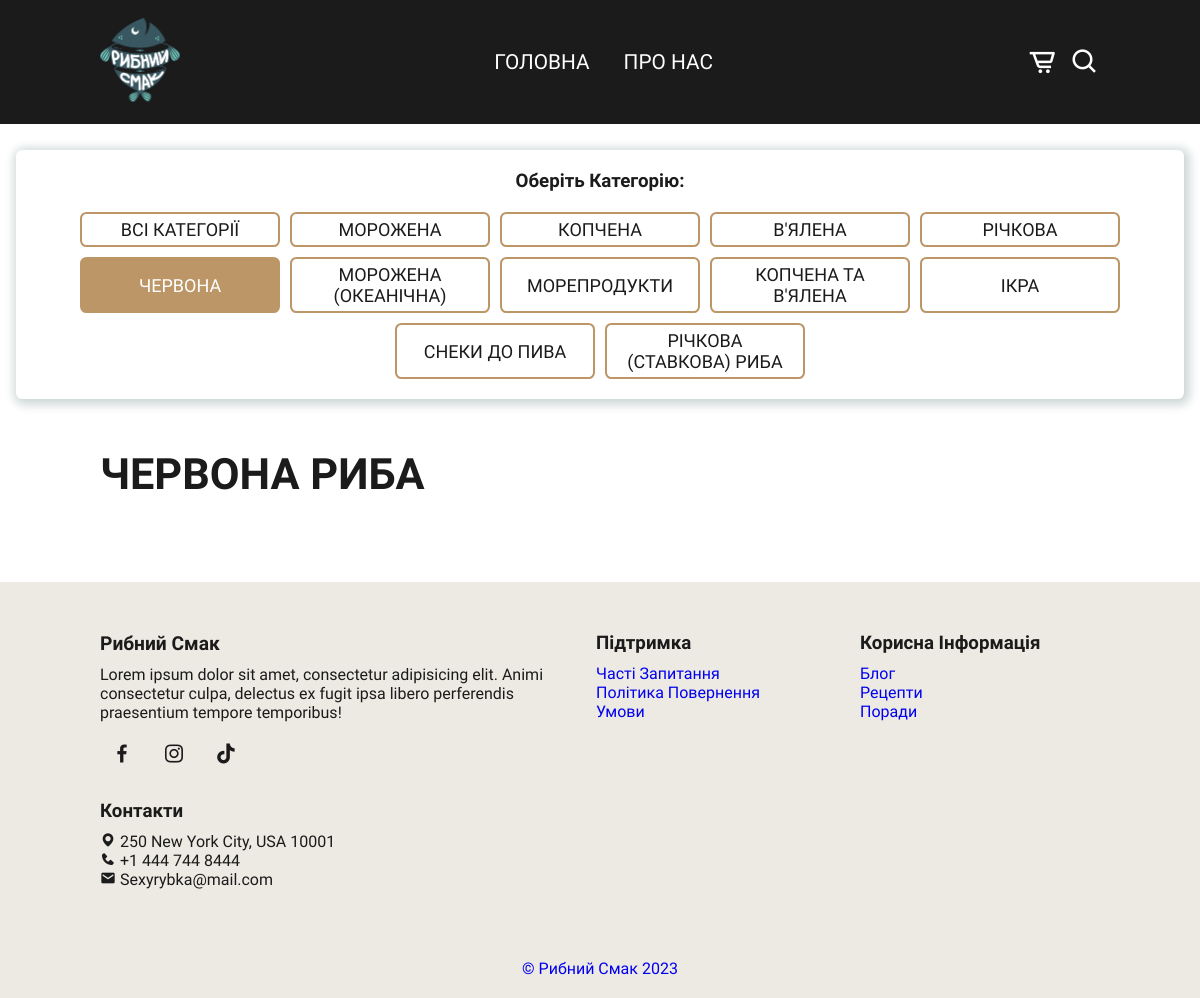
/products/chervona, run on an earlier commit of the app's database.
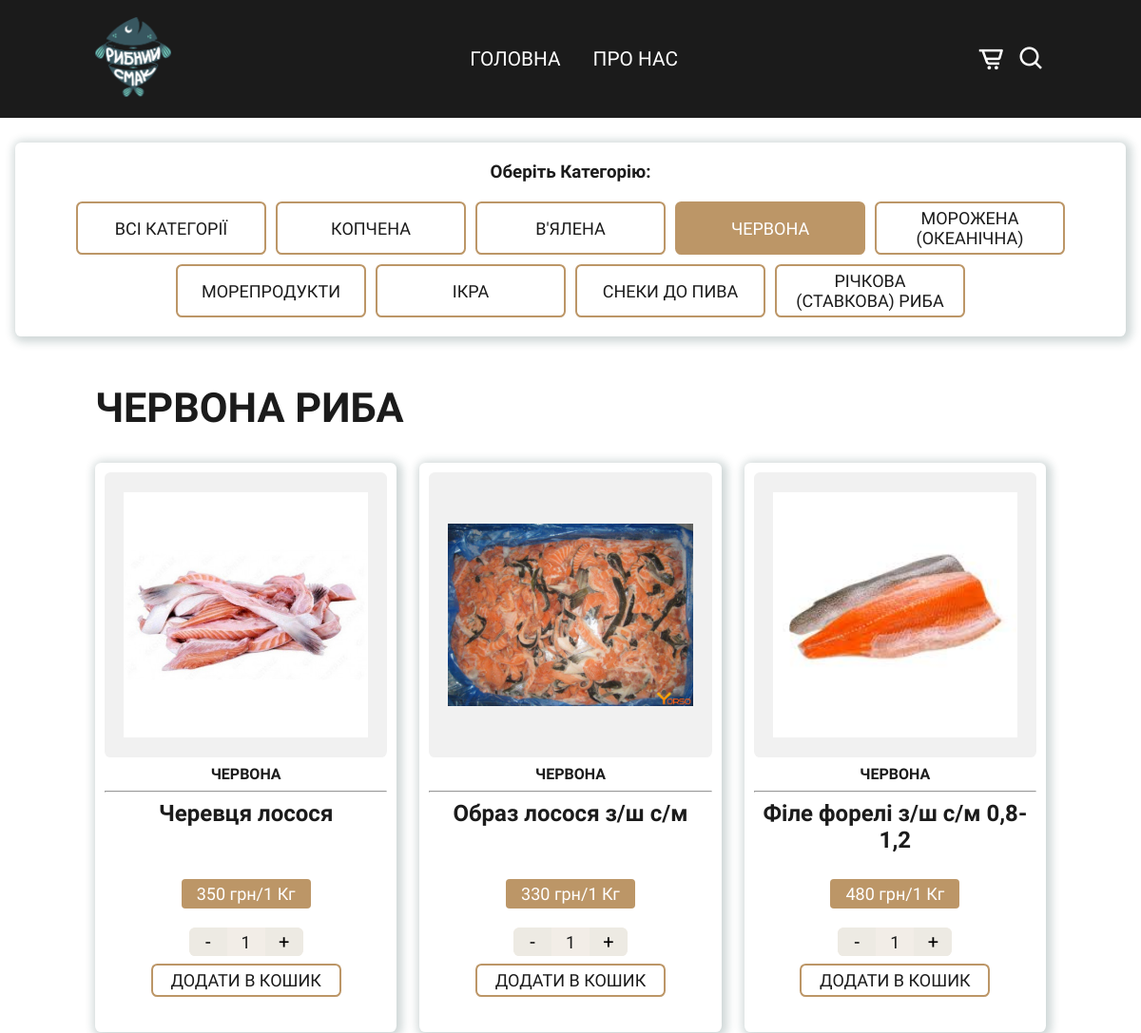
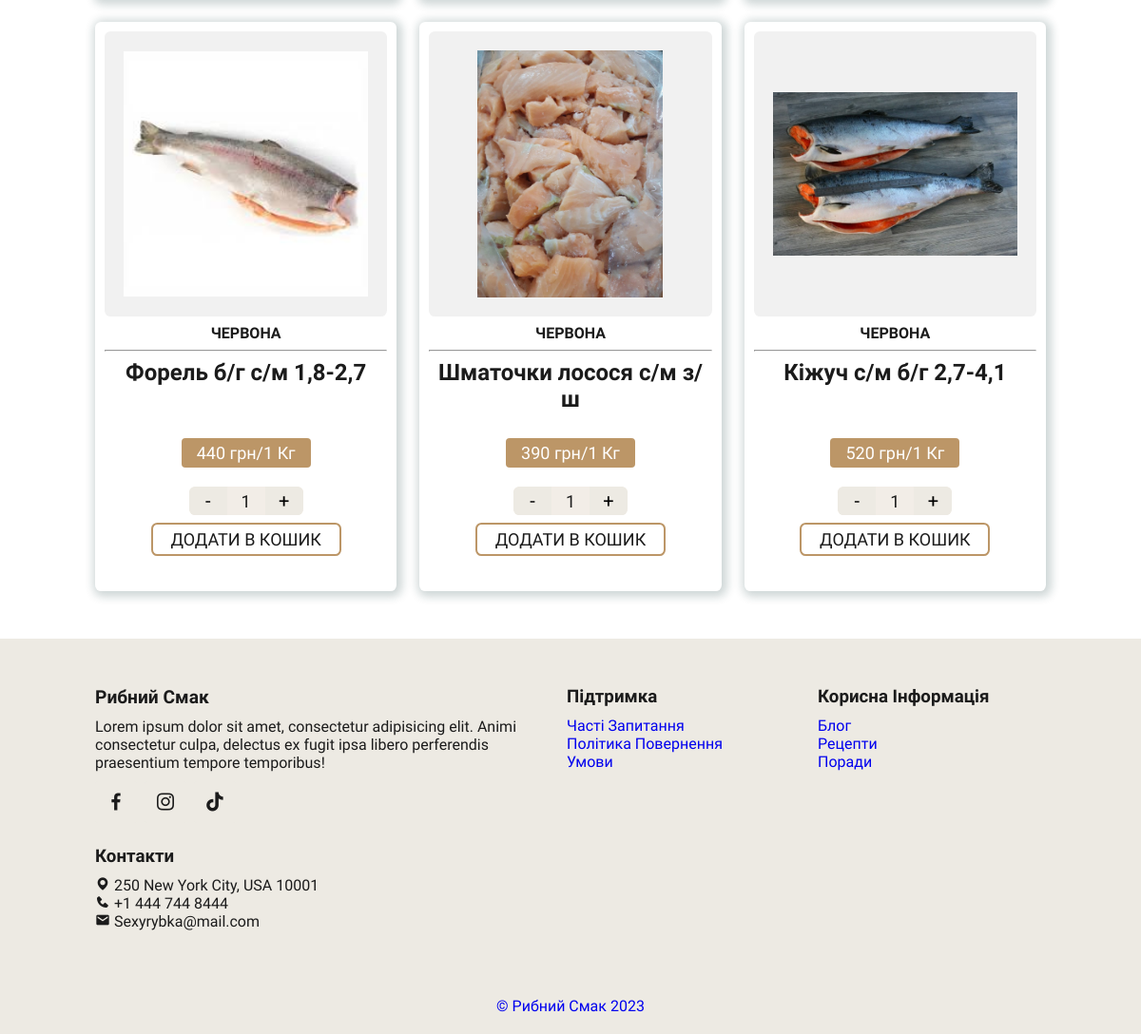
And on a later commit of the database (2 pictures, top to bottom).
### store/models.py (models this page shows, shortened)
class Category(models.Model):
    name = models.CharField(max_length=150, verbose_name='Заголовок')
    slug = models.SlugField(unique=True, verbose_name='Слаг')
    image = models.ImageField(upload_to='categories/', verbose_name='Зображення')
    is_published = models.BooleanField(default=True, verbose_name='На сайті')
    dt_update = models.DateTimeField(auto_now=True, verbose_name='Змінено')
    def __str__(self):
        return self.name
    def get_absolute_url(self):
        return reverse('store:products', kwargs={'cat_slug': self.slug})
    class Meta:
        verbose_name = 'категорію'
        verbose_name_plural = 'Категорії'
        ordering = ['dt_update', 'id']

class Product(models.Model):
    MEASURES = [
        ('1 Кг', '1 Кг'),
        ('100 грам', '100 грам'),
        ('1 Шт', '1 Шт'),
    ]
    name = models.CharField(max_length=250, verbose_name='Заголовок')
    description = models.TextField(verbose_name='Опис')
    image = models.ImageField(upload_to='products/', blank=True, verbose_name='Зображення')
    dt_create = models.DateTimeField(auto_now_add=True, verbose_name='Створено')
    dt_update = models.DateTimeField(auto_now=True, verbose_name='Змінено')
    price = models.DecimalField(max_digits=8, decimal_places=2, verbose_name='Ціна')
    measure = models.CharField(max_length=10, choices=MEASURES, verbose_name='Вимір')
    is_published = models.BooleanField(default=True, verbose_name='На сайті')
    category = models.ForeignKey(to=Category, on_delete=models.PROTECT, verbose_name='Категорія')
    class Meta:
        verbose_name = 'товар'
        verbose_name_plural = 'Товари'
        ordering = ['-dt_update', ]

### store/views.py (the view)
# urls.py: path('products/<slug:cat_slug>', views.products, name='products'),
def products(request, cat_slug):
    prod_objects = Product.objects.filter(category__is_published=True, is_published=True)
    title = 'Асортимент'
    cat_obj = None
    if cat_slug != 'all':
        prod_objects = prod_objects.filter(category__slug=cat_slug)
        try:
            cat_obj = Category.objects.get(slug=cat_slug)
        except ObjectDoesNotExist:
            raise Http404()
        title = cat_obj.name + ' Риба'
    context = {
        'products': prod_objects,
        'title': title,
        'cat_obj': cat_obj,
        'cats': Category.objects.filter(is_published=True)
    }
    return render(request, 'products.html', context)

### store/templates/products.html (shortened to what this page needs)
{% extends "base.html" %}
{% load static %}
{% block menu %}
    <ul class="navbar">
        <li><a class="scroll-link" href="{% url 'store:index' %}#home">Головна</a></li>
        <li><a class="scroll-link" href="{% url 'store:index' %}#about">Про Нас</a></li>
    </ul>
{% endblock %}
{% block content %}
    <div class="categories-selector">
        <div class="categories-box">
            <h3 style="margin-bottom: 20px;">Оберіть Категорію:</h3>
            <div class="category-buttons">
                {% if not cat_obj %}
                    <button class="category-button chosen">Всі категорії</button>
                {% else %}
                    <a href="{% url 'store:products' 'all' %}" class="category-button">Всі категорії</a>
                {% endif %}
                {% for cat in cats %}
                    {% if cat == cat_obj %}
                        <button class="category-button chosen">{{ cat.name }}</button>
                    {% else %}
                        <a href="{{ cat.get_absolute_url }}" class="category-button">{{ cat.name }}</a>
                    {% endif %}
                {% endfor %}
            </div>
        </div>
    </div>
    <section class="products" id="products">
        <div class="heading">
            {% if cat_obj %}
                <h2>{{ cat_obj.name }} Риба</h2>
            {% else %}
                <h2>Всі категорії</h2>
            {% endif %}
        </div>
        <div class="products-container">
            {% for product in products %}
                <div class="box" data-id="{{ product.id }}">
                    <img class="fish-image" data-description="{{ product.description }}" src="{% if product.image %} {{ product.image.url }} {% else %} {% static 'img/ryb1.png' %} {% endif %}"
                        alt="Мультяшная рыба Png vectors by Lovepik.com">
                    <h4>{{ product.category }}</h4>
                    <hr>
                    <h3 class="item-title">{{ product.name }}</h3>
                    <br>
                    <div class="content">
                        <span class="price-weight">{{ product.price|floatformat:"-2" }} грн/{{ product.measure }}</span>
                        <div class="counter">
                            <button class="counter_control" data-action="minus">-</button>
                            <div class="counter_amount" data-counter>1</div>
                            <button class="counter_control" data-action="plus">+</button>
                        </div>
                        <div class="cart-button-container">
                            <div data-cart>
                                <a data-cart class="add-cart-button">Додати в кошик</a>
                            </div>
                        </div>
                    </div>
                    <br>
                </div>
            {% endfor %}
        </div>
    </section>
{% endblock %}

### store/templates/base.html (shortened to what this page needs)
{% load static %}
<!DOCTYPE html>
<html lang="uk">
<head>
    <link rel="stylesheet" href="{% static 'css/style.css' %}">
    <link rel="stylesheet" href="{% static 'css/cart.css' %}">
    <link href='https://unpkg.com/boxicons@2.1.4/css/boxicons.min.css' rel='stylesheet'>
</head>
<body>
{% block navbar %}
    <header>
        <a href="{% url 'store:index' %}" class="logo">
            <img src="{% static 'img/logo.png' %}" alt="Logo">
        </a>
        {% block menu %}{% endblock %}
        <div class="header-icon">
            <i class="bx bx-cart-alt" id="open-cart-modal"></i>
            <i class="bx bx-search" id="search-icon"></i>
        </div>
    </header>
{% endblock %}
<main>
    {% block content %}{% endblock %}
</main>
<section class="footer">
    <div class="footer-box">
        <h2>Рибний Смак</h2>
        <p>Lorem ipsum dolor sit amet, consectetur adipisicing elit. Animi consectetur culpa, delectus ex fugit ipsa
            libero perferendis praesentium tempore temporibus!</p>
        <div class="social">
            <a href="#"><i class='bx bxl-facebook'></i></a>
            <a href="#"><i class='bx bxl-instagram'></i></a>
            <a href="#"><i class='bx bxl-tiktok'></i></a>
        </div>
    </div>
    <div class="footer-box">
        <h3>Підтримка</h3>
        <li><a href="#">Часті Запитання</a></li>
        <li><a href="#">Політика Повернення</a></li>
        <li><a href="#">Умови</a></li>
    </div>
    <div class="footer-box">
        <h3>Корисна Інформація</h3>
        <li><a href="#">Блог</a></li>
        <li><a href="#">Рецепти</a></li>
        <li><a href="#">Поради</a></li>
    </div>
    <div class="footer-box">
        <h3>Контакти</h3>
        <li><span><i class="bx bxs-map"></i> 250 New York City, USA 10001</span></li>
        <li><span><i class="bx bxs-phone"></i> +1 444 744 8444</span></li>
        <li><span><i class="bx bxs-envelope"></i> Sexyrybka@mail.com</span></li>
    </div>
</section>
<div class="copyright">
    <a href="https://github.com/Ayshyama"><p>&copy; Рибний Смак 2023</p></a>
</div>
</body>
</html>

What changed in the data, as far as the page shows it:
removed Category: name "МОРОЖЕНА"
removed Category: name "РІЧКОВА"
removed Category: name "КОПЧЕНА ТА В'ЯЛЕНА"
added Product: image (picture), category "ЧЕРВОНА", name "Черевця лосося", price "350", measure "1 Кг"
added Product: image (picture), category "ЧЕРВОНА", name "Образ лосося з/ш с/м", price "330", measure "1 Кг"
added Product: image (picture), category "ЧЕРВОНА", name "Філе форелі з/ш с/м 0,8-1,2", price "480", measure "1 Кг"
added Product: image (picture), category "ЧЕРВОНА", name "Форель б/г с/м 1,8-2,7", price "440", measure "1 Кг"
added Product: image (picture), category "ЧЕРВОНА", name "Шматочки лосося с/м з/ш", price "390", measure "1 Кг"
added Product: image (picture), category "ЧЕРВОНА", name "Кіжуч с/м б/г 2,7-4,1", price "520", measure "1 Кг"
